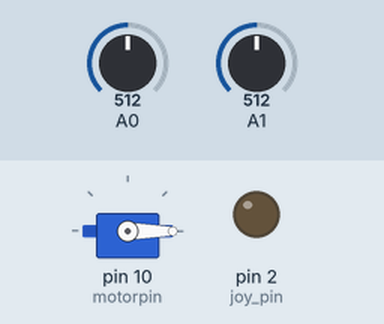
Simulated run of this sketch. Board: Arduino Uno, built with avr-gcc and run on an emulated ATmega328P. On the bench: servo, output pins drawn as LEDs (lit = HIGH). Inputs (shaded band) come from the test bench; at power-on: A0 = 512, A1 = 512.

Above: at 1.2 s.
1.3 s: A0 set to 716
At 2.0 s:
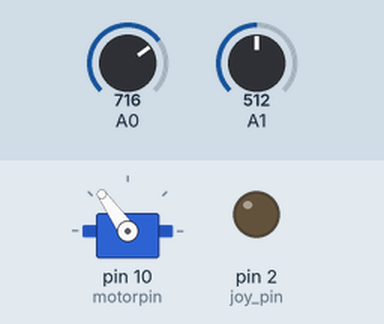
2.8 s: A0 set to 900
At 3.1 s:
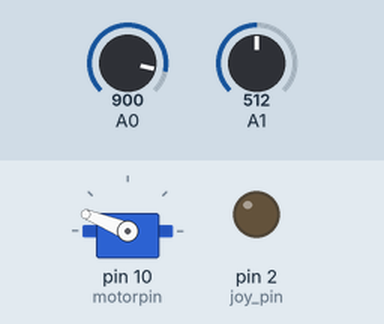
4.3 s: A0 set to 1023
At 5.5 s:
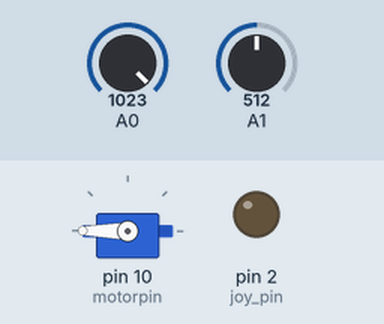
5.8 s: A0 set to 511
At 6.6 s:
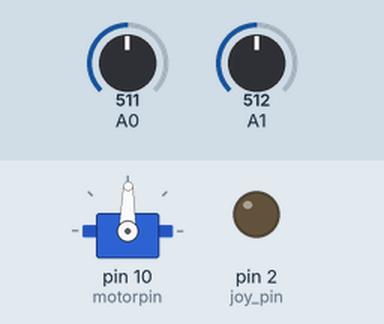
7.3 s: A0 set to 306
At 7.8 s:
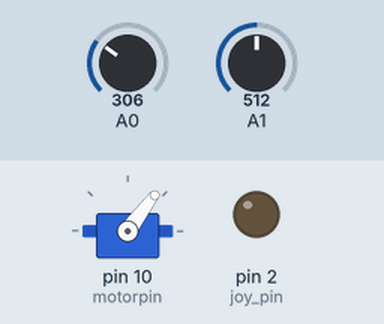
8.8 s: A0 set to 0
At 10.1 s:
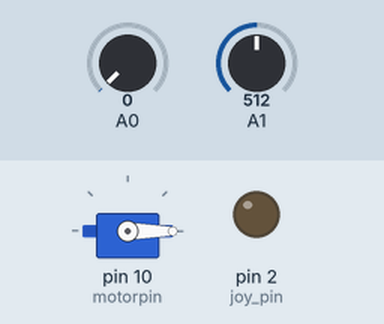
Timing chart, 0 to 11.3 s (numbered marks = the images above; inputs shaded):
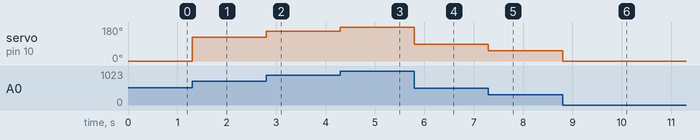

Measured:
- after the input at 1.3 s, servo on pin 10 (motorpin): 0° → 125° at once
- after the input at 2.8 s, servo on pin 10 (motorpin): 125° → 158° at once
- after the input at 4.3 s, servo on pin 10 (motorpin): 158° → 180° at once
- after the input at 5.8 s, servo on pin 10 (motorpin): 180° → 89° at once
- after the input at 7.3 s, servo on pin 10 (motorpin): 89° → 53° at once
- after the input at 8.8 s, servo on pin 10 (motorpin): 53° → 0° at once

The sketch:

servo_joystick.ino
```cpp
// Servo library
#include <Servo.h>
// Declare variables
int joy_pin = 2;
int x;
int y;
int state;
int motorpin = 10;
// instantiate
Servo motor;
void setup(){
  pinMode(joy_pin, OUTPUT);
  motor.attach(motorpin);
  Serial.begin(9600);
}
void loop(){
  y = analogRead(A0);
  x = analogRead(A1);
  state = digitalRead(joy_pin);
  // Serial.println(x);
  // Serial.println(y);

  // Move motor
  int val;
  // Map analog values to angles which are writable to the servo

  val = map(y,0,1023,0,180);
  switch(y){
    case 512:
      motor.write(0);
      break;
    default:
      motor.write(val);

  }
}
```
